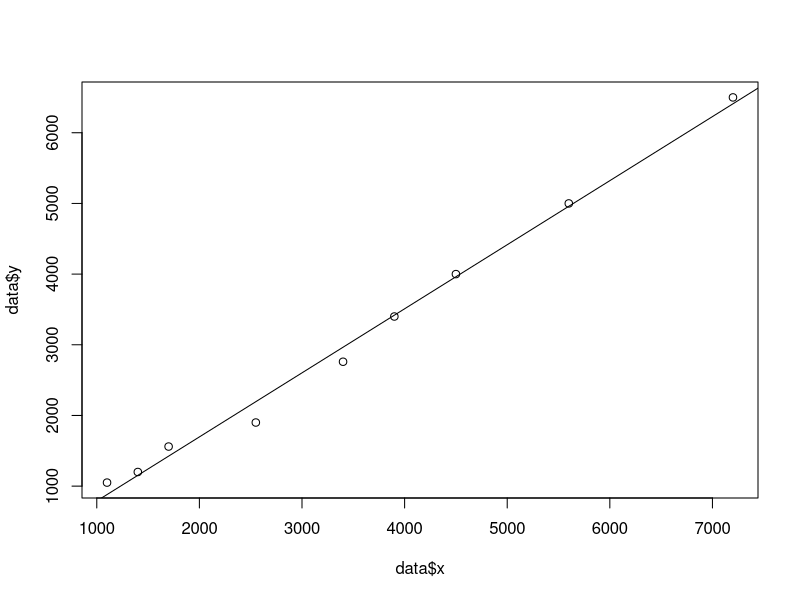

Write the R code that produced this figure.
## ---- chunk 1
#R Regression Estimator Example
x <- c(1100, 2550, 1700, 3400, 7200, 5600, 3900, 4500, 1400)
y <- c(1050, 1900, 1560, 2760, 6500, 5000, 3400, 4000, 1200)
data <- data.frame(i = 1: length(y), y = y, x = x)
data
plot(data$x, data$y)
abline(lm(y ~ x, data = data))
regression1 <- lm(y ~ x, data = data)
regression1

## ---- chunk 2
print("This is the 2nd R code chunk")
print("Professor tung's favorite Legend of Zelda game is Link's Awakening")
professor_tung_last_discgolf_scoring <- c(3, 5, 4, 3, 4, 4, 3, 4)
professor_tung_last_discgolf_scoring

